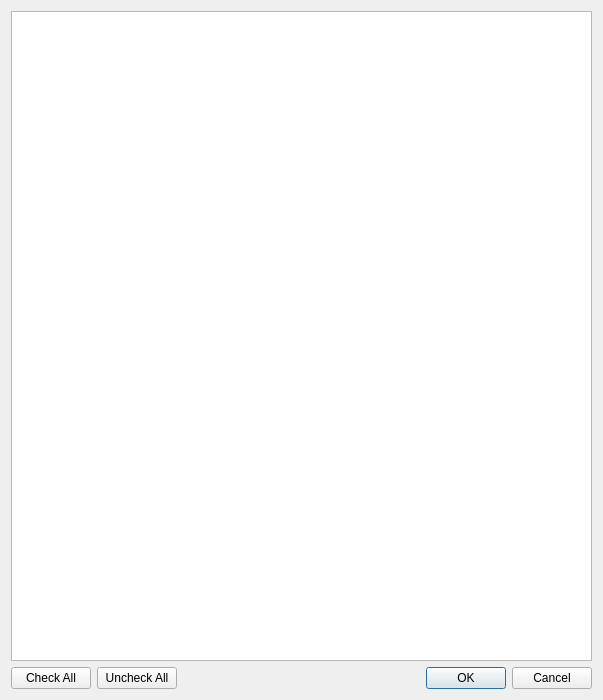
<?xml version="1.0" encoding="UTF-8"?>
<ui version="4.0">
 <class>RecipesDlg</class>
 <widget class="QDialog" name="RecipesDlg">
  <property name="geometry">
   <rect>
    <x>0</x>
    <y>0</y>
    <width>603</width>
    <height>700</height>
   </rect>
  </property>
  <property name="windowTitle">
   <string>Dialog</string>
  </property>
  <layout class="QVBoxLayout" name="verticalLayout">
   <item>
    <widget class="QListWidget" name="listWidget"/>
   </item>
   <item>
    <layout class="QHBoxLayout" name="horizontalLayout">
     <item>
      <widget class="QPushButton" name="pushCheckAll">
       <property name="text">
        <string>Check All</string>
       </property>
      </widget>
     </item>
     <item>
      <widget class="QPushButton" name="pushUncheckAll">
       <property name="text">
        <string>Uncheck All</string>
       </property>
      </widget>
     </item>
     <item>
      <widget class="QDialogButtonBox" name="buttonBox">
       <property name="orientation">
        <enum>Qt::Horizontal</enum>
       </property>
       <property name="standardButtons">
        <set>QDialogButtonBox::Cancel|QDialogButtonBox::Ok</set>
       </property>
      </widget>
     </item>
    </layout>
   </item>
  </layout>
 </widget>
 <resources/>
 <connections>
  <connection>
   <sender>buttonBox</sender>
   <signal>accepted()</signal>
   <receiver>RecipesDlg</receiver>
   <slot>accept()</slot>
   <hints>
    <hint type="sourcelabel">
     <x>248</x>
     <y>254</y>
    </hint>
    <hint type="destinationlabel">
     <x>157</x>
     <y>274</y>
    </hint>
   </hints>
  </connection>
  <connection>
   <sender>buttonBox</sender>
   <signal>rejected()</signal>
   <receiver>RecipesDlg</receiver>
   <slot>reject()</slot>
   <hints>
    <hint type="sourcelabel">
     <x>316</x>
     <y>260</y>
    </hint>
    <hint type="destinationlabel">
     <x>286</x>
     <y>274</y>
    </hint>
   </hints>
  </connection>
 </connections>
</ui>
